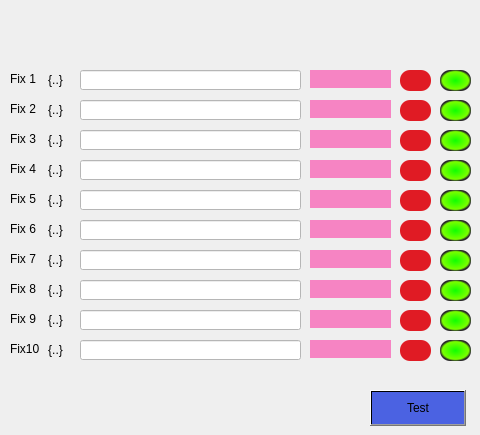
       <widget class="QWidget" name="page_test">
        <widget class="QLabel" name="label">
         <property name="geometry">
          <rect>
           <x>10</x>
           <y>70</y>
           <width>58</width>
           <height>18</height>
          </rect>
         </property>
         <property name="styleSheet">
          <string notr="true">background-color: rgba(255, 222, 222, 0);</string>
         </property>
         <property name="text">
          <string>Fix 1</string>
         </property>
        </widget>
        <widget class="QLineEdit" name="sn1">
         <property name="geometry">
          <rect>
           <x>80</x>
           <y>70</y>
           <width>221</width>
           <height>20</height>
          </rect>
         </property>
         <property name="styleSheet">
          <string notr="true">background-color: rgb(255, 255, 255);</string>
         </property>
        </widget>
        <widget class="QLineEdit" name="sn2">
         <property name="geometry">
          <rect>
           <x>80</x>
           <y>100</y>
           <width>221</width>
           <height>20</height>
          </rect>
         </property>
         <property name="styleSheet">
          <string notr="true">background-color: rgb(255, 255, 255);</string>
         </property>
        </widget>
        <widget class="QLabel" name="label_2">
         <property name="geometry">
          <rect>
           <x>10</x>
           <y>100</y>
           <width>58</width>
           <height>18</height>
          </rect>
         </property>
         <property name="styleSheet">
          <string notr="true">background-color: rgba(255, 222, 222, 0);</string>
         </property>
         <property name="text">
          <string>Fix 2</string>
         </property>
        </widget>
        <widget class="QLineEdit" name="sn3">
         <property name="geometry">
          <rect>
           <x>80</x>
           <y>130</y>
           <width>221</width>
           <height>20</height>
          </rect>
         </property>
         <property name="styleSheet">
          <string notr="true">background-color: rgb(255, 255, 255);</string>
         </property>
        </widget>
        <widget class="QLabel" name="label_3">
         <property name="geometry">
          <rect>
           <x>10</x>
           <y>130</y>
           <width>58</width>
           <height>18</height>
          </rect>
         </property>
         <property name="styleSheet">
          <string notr="true">background-color: rgba(255, 222, 222, 0);</string>
         </property>
         <property name="text">
          <string>Fix 3</string>
         </property>
        </widget>
        <widget class="QLineEdit" name="sn4">
         <property name="geometry">
          <rect>
           <x>80</x>
           <y>160</y>
           <width>221</width>
           <height>20</height>
          </rect>
         </property>
         <property name="styleSheet">
          <string notr="true">background-color: rgb(255, 255, 255);</string>
         </property>
        </widget>
        <widget class="QLabel" name="label_4">
         <property name="geometry">
          <rect>
           <x>10</x>
           <y>160</y>
           <width>58</width>
           <height>18</height>
          </rect>
         </property>
         <property name="styleSheet">
          <string notr="true">background-color: rgba(255, 222, 222, 0);</string>
         </property>
         <property name="text">
          <string>Fix 4</string>
         </property>
        </widget>
        <widget class="QLineEdit" name="sn5">
         <property name="geometry">
          <rect>
           <x>80</x>
           <y>190</y>
           <width>221</width>
           <height>20</height>
          </rect>
         </property>
         <property name="styleSheet">
          <string notr="true">background-color: rgb(255, 255, 255);</string>
         </property>
        </widget>
        <widget class="QLabel" name="label_5">
         <property name="geometry">
          <rect>
           <x>10</x>
           <y>190</y>
           <width>58</width>
           <height>18</height>
          </rect>
         </property>
         <property name="styleSheet">
          <string notr="true">background-color: rgba(255, 222, 222, 0);</string>
         </property>
         <property name="text">
          <string>Fix 5</string>
         </property>
        </widget>
        <widget class="QLineEdit" name="sn6">
         <property name="geometry">
          <rect>
           <x>80</x>
           <y>220</y>
           <width>221</width>
           <height>20</height>
          </rect>
         </property>
         <property name="styleSheet">
          <string notr="true">background-color: rgb(255, 255, 255);</string>
         </property>
        </widget>
        <widget class="QLabel" name="label_6">
         <property name="geometry">
          <rect>
           <x>10</x>
           <y>220</y>
           <width>58</width>
           <height>18</height>
          </rect>
         </property>
         <property name="styleSheet">
          <string notr="true">background-color: rgba(255, 222, 222, 0);</string>
         </property>
         <property name="text">
          <string>Fix 6</string>
         </property>
        </widget>
        <widget class="QLineEdit" name="sn7">
         <property name="geometry">
          <rect>
           <x>80</x>
           <y>250</y>
           <width>221</width>
           <height>20</height>
          </rect>
         </property>
         <property name="styleSheet">
          <string notr="true">background-color: rgb(255, 255, 255);</string>
         </property>
        </widget>
        <widget class="QLabel" name="label_7">
         <property name="geometry">
          <rect>
           <x>10</x>
           <y>250</y>
           <width>58</width>
           <height>18</height>
          </rect>
         </property>
         <property name="styleSheet">
          <string notr="true">background-color: rgba(255, 222, 222, 0);</string>
         </property>
         <property name="text">
          <string>Fix 7</string>
         </property>
        </widget>
        <widget class="QLineEdit" name="sn8">
         <property name="geometry">
          <rect>
           <x>80</x>
           <y>280</y>
           <width>221</width>
           <height>20</height>
          </rect>
         </property>
         <property name="styleSheet">
          <string notr="true">background-color: rgb(255, 255, 255);</string>
         </property>
        </widget>
        <widget class="QLabel" name="label_8">
         <property name="geometry">
          <rect>
           <x>10</x>
           <y>280</y>
           <width>58</width>
           <height>18</height>
          </rect>
         </property>
         <property name="styleSheet">
          <string notr="true">background-color: rgba(255, 222, 222, 0);</string>
         </property>
         <property name="text">
          <string>Fix 8</string>
         </property>
        </widget>
        <widget class="QLineEdit" name="sn9">
         <property name="geometry">
          <rect>
           <x>80</x>
           <y>310</y>
           <width>221</width>
           <height>20</height>
          </rect>
         </property>
         <property name="styleSheet">
          <string notr="true">background-color: rgb(255, 255, 255);</string>
         </property>
        </widget>
        <widget class="QLabel" name="label_9">
         <property name="geometry">
          <rect>
           <x>10</x>
           <y>310</y>
           <width>58</width>
           <height>18</height>
          </rect>
         </property>
         <property name="styleSheet">
          <string notr="true">background-color: rgba(255, 222, 222, 0);</string>
         </property>
         <property name="text">
          <string>Fix 9</string>
         </property>
        </widget>
        <widget class="QLineEdit" name="sn10">
         <property name="geometry">
          <rect>
           <x>80</x>
           <y>340</y>
           <width>221</width>
           <height>20</height>
          </rect>
         </property>
         <property name="styleSheet">
          <string notr="true">background-color: rgb(255, 255, 255);</string>
         </property>
        </widget>
        <widget class="QLabel" name="label_10">
         <property name="geometry">
          <rect>
           <x>10</x>
           <y>340</y>
           <width>58</width>
           <height>18</height>
          </rect>
         </property>
         <property name="styleSheet">
          <string notr="true">background-color: rgba(255, 222, 222, 0);</string>
         </property>
         <property name="text">
          <string>Fix10</string>
         </property>
        </widget>
        <widget class="QPushButton" name="lg_bt">
         <property name="geometry">
          <rect>
           <x>370</x>
           <y>390</y>
           <width>96</width>
           <height>36</height>
          </rect>
         </property>
         <property name="styleSheet">
          <string notr="true">QPushButton{
background-color: qlineargradient(spread:pad, x1:0, y1:0, x2:1, y2:1, stop:1 rgba(75, 98, 226, 255));
}
QPushButton:hover{
	background-color: qconicalgradient(cx:0.5, cy:0.5, angle:0, stop:0 rgba(255, 0, 0, 255), stop:0.166 rgba(255, 255, 0, 255), stop:0.333 rgba(0, 255, 0, 255), stop:0.5 rgba(0, 255, 255, 255), stop:0.666 rgba(0, 0, 255, 255), stop:0.833 rgba(255, 0, 255, 255), stop:1 rgba(255, 0, 0, 255));
}</string>
         </property>
         <property name="text">
          <string>Test</string>
         </property>
        </widget>
        <widget class="QPushButton" name="pushButton">
         <property name="geometry">
          <rect>
           <x>40</x>
           <y>70</y>
           <width>31</width>
           <height>20</height>
          </rect>
         </property>
         <property name="styleSheet">
          <string notr="true">QPushButton{
	background-color: rgba(255, 222, 222, 0);
border-radius:10px;
}
QPushButton:hover{
	background-color: rgba(255, 0, 140, 114);
border-radius:10px;
}</string>
         </property>
         <property name="text">
          <string>{..}</string>
         </property>
        </widget>
        <widget class="QPushButton" name="pushButton_2">
         <property name="geometry">
          <rect>
           <x>40</x>
           <y>100</y>
           <width>31</width>
           <height>20</height>
          </rect>
         </property>
         <property name="styleSheet">
          <string notr="true">QPushButton{
	background-color: rgba(255, 222, 222, 0);
border-radius:10px;
}
QPushButton:hover{
	background-color: rgba(255, 0, 140, 114);
border-radius:10px;
}</string>
         </property>
         <property name="text">
          <string>{..}</string>
         </property>
        </widget>
        <widget class="QPushButton" name="pushButton_3">
         <property name="geometry">
          <rect>
           <x>40</x>
           <y>130</y>
           <width>31</width>
           <height>20</height>
          </rect>
         </property>
         <property name="styleSheet">
          <string notr="true">QPushButton{
	background-color: rgba(255, 222, 222, 0);
border-radius:10px;
}
QPushButton:hover{
	background-color: rgba(255, 0, 140, 114);
border-radius:10px;
}</string>
         </property>
         <property name="text">
          <string>{..}</string>
         </property>
        </widget>
        <widget class="QPushButton" name="pushButton_4">
         <property name="geometry">
          <rect>
           <x>40</x>
           <y>160</y>
           <width>31</width>
           <height>20</height>
          </rect>
         </property>
         <property name="styleSheet">
          <string notr="true">QPushButton{
	background-color: rgba(255, 222, 222, 0);
border-radius:10px;
}
QPushButton:hover{
	background-color: rgba(255, 0, 140, 114);
border-radius:10px;
}</string>
         </property>
         <property name="text">
          <string>{..}</string>
         </property>
        </widget>
        <widget class="QPushButton" name="pushButton_5">
         <property name="geometry">
          <rect>
           <x>40</x>
           <y>190</y>
           <width>31</width>
           <height>20</height>
          </rect>
         </property>
         <property name="styleSheet">
          <string notr="true">QPushButton{
	background-color: rgba(255, 222, 222, 0);
border-radius:10px;
}
QPushButton:hover{
	background-color: rgba(255, 0, 140, 114);
border-radius:10px;
}</string>
         </property>
         <property name="text">
          <string>{..}</string>
         </property>
        </widget>
        <widget class="QPushButton" name="pushButton_6">
         <property name="geometry">
          <rect>
           <x>40</x>
           <y>220</y>
           <width>31</width>
           <height>20</height>
          </rect>
         </property>
         <property name="styleSheet">
          <string notr="true">QPushButton{
	background-color: rgba(255, 222, 222, 0);
border-radius:10px;
}
QPushButton:hover{
	background-color: rgba(255, 0, 140, 114);
border-radius:10px;
}</string>
         </property>
         <property name="text">
          <string>{..}</string>
         </property>
        </widget>
        <widget class="QPushButton" name="pushButton_7">
         <property name="geometry">
          <rect>
           <x>40</x>
           <y>250</y>
           <width>31</width>
           <height>20</height>
          </rect>
         </property>
         <property name="styleSheet">
          <string notr="true">QPushButton{
	background-color: rgba(255, 222, 222, 0);
border-radius:10px;
}
QPushButton:hover{
	background-color: rgba(255, 0, 140, 114);
border-radius:10px;
}</string>
         </property>
         <property name="text">
          <string>{..}</string>
         </property>
        </widget>
        <widget class="QPushButton" name="pushButton_8">
         <property name="geometry">
          <rect>
           <x>40</x>
           <y>280</y>
           <width>31</width>
           <height>20</height>
          </rect>
         </property>
         <property name="styleSheet">
          <string notr="true">QPushButton{
	background-color: rgba(255, 222, 222, 0);
border-radius:10px;
}
QPushButton:hover{
	background-color: rgba(255, 0, 140, 114);
border-radius:10px;
}</string>
         </property>
         <property name="text">
          <string>{..}</string>
         </property>
        </widget>
        <widget class="QPushButton" name="pushButton_9">
         <property name="geometry">
          <rect>
           <x>40</x>
           <y>310</y>
           <width>31</width>
           <height>20</height>
          </rect>
         </property>
         <property name="styleSheet">
          <string notr="true">QPushButton{
	background-color: rgba(255, 222, 222, 0);
border-radius:10px;
}
QPushButton:hover{
	background-color: rgba(255, 0, 140, 114);
border-radius:10px;
}</string>
         </property>
         <property name="text">
          <string>{..}</string>
         </property>
        </widget>
        <widget class="QPushButton" name="pushButton_10">
         <property name="geometry">
          <rect>
           <x>40</x>
           <y>340</y>
           <width>31</width>
           <height>20</height>
          </rect>
         </property>
         <property name="styleSheet">
          <string notr="true">QPushButton{
	background-color: rgba(255, 222, 222, 0);
border-radius:10px;
}
QPushButton:hover{
	background-color: rgba(255, 0, 140, 114);
border-radius:10px;
}</string>
         </property>
         <property name="text">
          <string>{..}</string>
         </property>
        </widget>
        <widget class="QLabel" name="status">
         <property name="geometry">
          <rect>
           <x>310</x>
           <y>70</y>
           <width>81</width>
           <height>18</height>
          </rect>
         </property>
         <property name="styleSheet">
          <string notr="true">background-color: rgba(255, 0, 140, 114);</string>
         </property>
         <property name="text">
          <string/>
         </property>
        </widget>
        <widget class="QLabel" name="status_2">
         <property name="geometry">
          <rect>
           <x>310</x>
           <y>100</y>
           <width>81</width>
           <height>18</height>
          </rect>
         </property>
         <property name="styleSheet">
          <string notr="true">background-color: rgba(255, 0, 140, 114);</string>
         </property>
         <property name="text">
          <string/>
         </property>
        </widget>
        <widget class="QLabel" name="status_3">
         <property name="geometry">
          <rect>
           <x>310</x>
           <y>130</y>
           <width>81</width>
           <height>18</height>
          </rect>
         </property>
         <property name="styleSheet">
          <string notr="true">background-color: rgba(255, 0, 140, 114);</string>
         </property>
         <property name="text">
          <string/>
         </property>
        </widget>
        <widget class="QLabel" name="status_4">
         <property name="geometry">
          <rect>
           <x>310</x>
           <y>160</y>
           <width>81</width>
           <height>18</height>
          </rect>
         </property>
         <property name="styleSheet">
          <string notr="true">background-color: rgba(255, 0, 140, 114);</string>
         </property>
         <property name="text">
          <string/>
         </property>
        </widget>
        <widget class="QLabel" name="status_5">
         <property name="geometry">
          <rect>
           <x>310</x>
           <y>190</y>
           <width>81</width>
           <height>18</height>
          </rect>
         </property>
         <property name="styleSheet">
          <string notr="true">background-color: rgba(255, 0, 140, 114);</string>
         </property>
         <property name="text">
          <string/>
         </property>
        </widget>
        <widget class="QLabel" name="status_6">
         <property name="geometry">
          <rect>
           <x>310</x>
           <y>220</y>
           <width>81</width>
           <height>18</height>
          </rect>
         </property>
         <property name="styleSheet">
          <string notr="true">background-color: rgba(255, 0, 140, 114);</string>
         </property>
         <property name="text">
          <string/>
         </property>
        </widget>
        <widget class="QLabel" name="status_7">
         <property name="geometry">
          <rect>
           <x>310</x>
           <y>250</y>
           <width>81</width>
           <height>18</height>
          </rect>
         </property>
         <property name="styleSheet">
          <string notr="true">background-color: rgba(255, 0, 140, 114);</string>
         </property>
         <property name="text">
          <string/>
         </property>
        </widget>
        <widget class="QLabel" name="status_8">
         <property name="geometry">
          <rect>
           <x>310</x>
           <y>280</y>
           <width>81</width>
           <height>18</height>
          </rect>
         </property>
         <property name="styleSheet">
          <string notr="true">background-color: rgba(255, 0, 140, 114);</string>
         </property>
         <property name="text">
          <string/>
         </property>
        </widget>
        <widget class="QLabel" name="status_9">
         <property name="geometry">
          <rect>
           <x>310</x>
           <y>310</y>
           <width>81</width>
           <height>18</height>
          </rect>
         </property>
         <property name="styleSheet">
          <string notr="true">background-color: rgba(255, 0, 140, 114);</string>
         </property>
         <property name="text">
          <string/>
         </property>
        </widget>
        <widget class="QLabel" name="status_10">
         <property name="geometry">
          <rect>
           <x>310</x>
           <y>340</y>
           <width>81</width>
           <height>18</height>
          </rect>
         </property>
         <property name="styleSheet">
          <string notr="true">background-color: rgba(255, 0, 140, 114);</string>
         </property>
         <property name="text">
          <string/>
         </property>
        </widget>
        <widget class="QPushButton" name="bt_res">
         <property name="geometry">
          <rect>
           <x>440</x>
           <y>70</y>
           <width>31</width>
           <height>21</height>
          </rect>
         </property>
         <property name="styleSheet">
          <string notr="true">QPushButton{
 
	background-color: qradialgradient(spread:pad, cx:0.5, cy:0.5, radius:0.5, fx:0.5, fy:0.5, stop:0 rgba(17, 255, 0, 255), stop:0.83945 rgba(121, 255, 0, 255), stop:1 rgba(42, 42, 42, 255));
border-radius:10px;
}
QPushButton:hover{
	background-color: qradialgradient(spread:pad, cx:0.5, cy:0.5, radius:0.5, fx:0.5, fy:0.5, stop:0 rgba(11, 157, 0, 255), stop:0.83945 rgba(121, 255, 0, 255), stop:1 rgba(42, 42, 42, 255));
border-radius:10px;
}
</string>
         </property>
         <property name="text">
          <string/>
         </property>
        </widget>
        <widget class="QPushButton" name="bt_nres">
         <property name="geometry">
          <rect>
           <x>400</x>
           <y>70</y>
           <width>31</width>
           <height>21</height>
          </rect>
         </property>
         <property name="styleSheet">
          <string notr="true">QPushButton{
 
	background-color: rgb(224, 27, 36);
border-radius:10px;
}
QPushButton:hover{
	background-color: rgb(165, 29, 45);
border-radius:10px;
}
</string>
         </property>
         <property name="text">
          <string/>
         </property>
        </widget>
        <widget class="QPushButton" name="bt_nres_2">
         <property name="geometry">
          <rect>
           <x>400</x>
           <y>100</y>
           <width>31</width>
           <height>21</height>
          </rect>
         </property>
         <property name="styleSheet">
          <string notr="true">QPushButton{
 
	background-color: rgb(224, 27, 36);
border-radius:10px;
}
QPushButton:hover{
	background-color: rgb(165, 29, 45);
border-radius:10px;
}
</string>
         </property>
         <property name="text">
          <string/>
         </property>
        </widget>
        <widget class="QPushButton" name="bt_res_2">
         <property name="geometry">
          <rect>
           <x>440</x>
           <y>100</y>
           <width>31</width>
           <height>21</height>
          </rect>
         </property>
         <property name="styleSheet">
          <string notr="true">QPushButton{
 
	background-color: qradialgradient(spread:pad, cx:0.5, cy:0.5, radius:0.5, fx:0.5, fy:0.5, stop:0 rgba(17, 255, 0, 255), stop:0.83945 rgba(121, 255, 0, 255), stop:1 rgba(42, 42, 42, 255));
border-radius:10px;
}
QPushButton:hover{
	background-color: qradialgradient(spread:pad, cx:0.5, cy:0.5, radius:0.5, fx:0.5, fy:0.5, stop:0 rgba(11, 157, 0, 255), stop:0.83945 rgba(121, 255, 0, 255), stop:1 rgba(42, 42, 42, 255));
border-radius:10px;
}
</string>
         </property>
         <property name="text">
          <string/>
         </property>
        </widget>
        <widget class="QPushButton" name="bt_res_3">
         <property name="geometry">
          <rect>
           <x>440</x>
           <y>130</y>
           <width>31</width>
           <height>21</height>
          </rect>
         </property>
         <property name="styleSheet">
          <string notr="true">QPushButton{
 
	background-color: qradialgradient(spread:pad, cx:0.5, cy:0.5, radius:0.5, fx:0.5, fy:0.5, stop:0 rgba(17, 255, 0, 255), stop:0.83945 rgba(121, 255, 0, 255), stop:1 rgba(42, 42, 42, 255));
border-radius:10px;
}
QPushButton:hover{
	background-color: qradialgradient(spread:pad, cx:0.5, cy:0.5, radius:0.5, fx:0.5, fy:0.5, stop:0 rgba(11, 157, 0, 255), stop:0.83945 rgba(121, 255, 0, 255), stop:1 rgba(42, 42, 42, 255));
border-radius:10px;
}
</string>
         </property>
         <property name="text">
          <string/>
         </property>
        </widget>
        <widget class="QPushButton" name="bt_res_4">
         <property name="geometry">
          <rect>
           <x>440</x>
           <y>160</y>
           <width>31</width>
           <height>21</height>
          </rect>
         </property>
         <property name="styleSheet">
          <string notr="true">QPushButton{
 
	background-color: qradialgradient(spread:pad, cx:0.5, cy:0.5, radius:0.5, fx:0.5, fy:0.5, stop:0 rgba(17, 255, 0, 255), stop:0.83945 rgba(121, 255, 0, 255), stop:1 rgba(42, 42, 42, 255));
border-radius:10px;
}
QPushButton:hover{
	background-color: qradialgradient(spread:pad, cx:0.5, cy:0.5, radius:0.5, fx:0.5, fy:0.5, stop:0 rgba(11, 157, 0, 255), stop:0.83945 rgba(121, 255, 0, 255), stop:1 rgba(42, 42, 42, 255));
border-radius:10px;
}
</string>
         </property>
         <property name="text">
          <string/>
         </property>
        </widget>
        <widget class="QPushButton" name="bt_res_5">
         <property name="geometry">
          <rect>
           <x>440</x>
           <y>190</y>
           <width>31</width>
           <height>21</height>
          </rect>
         </property>
         <property name="styleSheet">
          <string notr="true">QPushButton{
 
	background-color: qradialgradient(spread:pad, cx:0.5, cy:0.5, radius:0.5, fx:0.5, fy:0.5, stop:0 rgba(17, 255, 0, 255), stop:0.83945 rgba(121, 255, 0, 255), stop:1 rgba(42, 42, 42, 255));
border-radius:10px;
}
QPushButton:hover{
	background-color: qradialgradient(spread:pad, cx:0.5, cy:0.5, radius:0.5, fx:0.5, fy:0.5, stop:0 rgba(11, 157, 0, 255), stop:0.83945 rgba(121, 255, 0, 255), stop:1 rgba(42, 42, 42, 255));
border-radius:10px;
}
</string>
         </property>
         <property name="text">
          <string/>
         </property>
        </widget>
        <widget class="QPushButton" name="bt_res_6">
         <property name="geometry">
          <rect>
           <x>440</x>
           <y>220</y>
           <width>31</width>
           <height>21</height>
          </rect>
         </property>
         <property name="styleSheet">
          <string notr="true">QPushButton{
 
	background-color: qradialgradient(spread:pad, cx:0.5, cy:0.5, radius:0.5, fx:0.5, fy:0.5, stop:0 rgba(17, 255, 0, 255), stop:0.83945 rgba(121, 255, 0, 255), stop:1 rgba(42, 42, 42, 255));
border-radius:10px;
}
QPushButton:hover{
	background-color: qradialgradient(spread:pad, cx:0.5, cy:0.5, radius:0.5, fx:0.5, fy:0.5, stop:0 rgba(11, 157, 0, 255), stop:0.83945 rgba(121, 255, 0, 255), stop:1 rgba(42, 42, 42, 255));
border-radius:10px;
}
</string>
         </property>
         <property name="text">
          <string/>
         </property>
        </widget>
        <widget class="QPushButton" name="bt_res_7">
         <property name="geometry">
          <rect>
           <x>440</x>
           <y>250</y>
           <width>31</width>
           <height>21</height>
          </rect>
         </property>
         <property name="styleSheet">
          <string notr="true">QPushButton{
 
	background-color: qradialgradient(spread:pad, cx:0.5, cy:0.5, radius:0.5, fx:0.5, fy:0.5, stop:0 rgba(17, 255, 0, 255), stop:0.83945 rgba(121, 255, 0, 255), stop:1 rgba(42, 42, 42, 255));
border-radius:10px;
}
QPushButton:hover{
	background-color: qradialgradient(spread:pad, cx:0.5, cy:0.5, radius:0.5, fx:0.5, fy:0.5, stop:0 rgba(11, 157, 0, 255), stop:0.83945 rgba(121, 255, 0, 255), stop:1 rgba(42, 42, 42, 255));
border-radius:10px;
}
</string>
         </property>
         <property name="text">
          <string/>
         </property>
        </widget>
        <widget class="QPushButton" name="bt_res_8">
         <property name="geometry">
          <rect>
           <x>440</x>
           <y>280</y>
           <width>31</width>
           <height>21</height>
          </rect>
         </property>
         <property name="styleSheet">
          <string notr="true">QPushButton{
 
	background-color: qradialgradient(spread:pad, cx:0.5, cy:0.5, radius:0.5, fx:0.5, fy:0.5, stop:0 rgba(17, 255, 0, 255), stop:0.83945 rgba(121, 255, 0, 255), stop:1 rgba(42, 42, 42, 255));
border-radius:10px;
}
QPushButton:hover{
	background-color: qradialgradient(spread:pad, cx:0.5, cy:0.5, radius:0.5, fx:0.5, fy:0.5, stop:0 rgba(11, 157, 0, 255), stop:0.83945 rgba(121, 255, 0, 255), stop:1 rgba(42, 42, 42, 255));
border-radius:10px;
}
</string>
         </property>
         <property name="text">
          <string/>
         </property>
        </widget>
        <widget class="QPushButton" name="bt_res_9">
         <property name="geometry">
          <rect>
           <x>440</x>
           <y>310</y>
           <width>31</width>
           <height>21</height>
          </rect>
         </property>
         <property name="styleSheet">
          <string notr="true">QPushButton{
 
	background-color: qradialgradient(spread:pad, cx:0.5, cy:0.5, radius:0.5, fx:0.5, fy:0.5, stop:0 rgba(17, 255, 0, 255), stop:0.83945 rgba(121, 255, 0, 255), stop:1 rgba(42, 42, 42, 255));
border-radius:10px;
}
QPushButton:hover{
	background-color: qradialgradient(spread:pad, cx:0.5, cy:0.5, radius:0.5, fx:0.5, fy:0.5, stop:0 rgba(11, 157, 0, 255), stop:0.83945 rgba(121, 255, 0, 255), stop:1 rgba(42, 42, 42, 255));
border-radius:10px;
}
</string>
         </property>
         <property name="text">
          <string/>
         </property>
        </widget>
        <widget class="QPushButton" name="bt_res_10">
         <property name="geometry">
          <rect>
           <x>440</x>
           <y>340</y>
           <width>31</width>
           <height>21</height>
          </rect>
         </property>
         <property name="styleSheet">
          <string notr="true">QPushButton{
 
	background-color: qradialgradient(spread:pad, cx:0.5, cy:0.5, radius:0.5, fx:0.5, fy:0.5, stop:0 rgba(17, 255, 0, 255), stop:0.83945 rgba(121, 255, 0, 255), stop:1 rgba(42, 42, 42, 255));
border-radius:10px;
}
QPushButton:hover{
	background-color: qradialgradient(spread:pad, cx:0.5, cy:0.5, radius:0.5, fx:0.5, fy:0.5, stop:0 rgba(11, 157, 0, 255), stop:0.83945 rgba(121, 255, 0, 255), stop:1 rgba(42, 42, 42, 255));
border-radius:10px;
}
</string>
         </property>
         <property name="text">
          <string/>
         </property>
        </widget>
        <widget class="QPushButton" name="bt_nres_3">
         <property name="geometry">
          <rect>
           <x>400</x>
           <y>130</y>
           <width>31</width>
           <height>21</height>
          </rect>
         </property>
         <property name="styleSheet">
          <string notr="true">QPushButton{
 
	background-color: rgb(224, 27, 36);
border-radius:10px;
}
QPushButton:hover{
	background-color: rgb(165, 29, 45);
border-radius:10px;
}
</string>
         </property>
         <property name="text">
          <string/>
         </property>
        </widget>
        <widget class="QPushButton" name="bt_nres_4">
         <property name="geometry">
          <rect>
           <x>400</x>
           <y>160</y>
           <width>31</width>
           <height>21</height>
          </rect>
         </property>
         <property name="styleSheet">
          <string notr="true">QPushButton{
 
	background-color: rgb(224, 27, 36);
border-radius:10px;
}
QPushButton:hover{
	background-color: rgb(165, 29, 45);
border-radius:10px;
}
</string>
         </property>
         <property name="text">
          <string/>
         </property>
        </widget>
        <widget class="QPushButton" name="bt_nres_5">
         <property name="geometry">
          <rect>
           <x>400</x>
           <y>190</y>
           <width>31</width>
           <height>21</height>
          </rect>
         </property>
         <property name="styleSheet">
          <string notr="true">QPushButton{
 
	background-color: rgb(224, 27, 36);
border-radius:10px;
}
QPushButton:hover{
	background-color: rgb(165, 29, 45);
border-radius:10px;
}
</string>
         </property>
         <property name="text">
          <string/>
         </property>
        </widget>
        <widget class="QPushButton" name="bt_nres_6">
         <property name="geometry">
          <rect>
           <x>400</x>
           <y>220</y>
           <width>31</width>
           <height>21</height>
          </rect>
         </property>
         <property name="styleSheet">
          <string notr="true">QPushButton{
 
	background-color: rgb(224, 27, 36);
border-radius:10px;
}
QPushButton:hover{
	background-color: rgb(165, 29, 45);
border-radius:10px;
}
</string>
         </property>
         <property name="text">
          <string/>
         </property>
        </widget>
        <widget class="QPushButton" name="bt_nres_7">
         <property name="geometry">
          <rect>
           <x>400</x>
           <y>250</y>
           <width>31</width>
           <height>21</height>
          </rect>
         </property>
         <property name="styleSheet">
          <string notr="true">QPushButton{
 
	background-color: rgb(224, 27, 36);
border-radius:10px;
}
QPushButton:hover{
	background-color: rgb(165, 29, 45);
border-radius:10px;
}
</string>
         </property>
         <property name="text">
          <string/>
         </property>
        </widget>
        <widget class="QPushButton" name="bt_nres_8">
         <property name="geometry">
          <rect>
           <x>400</x>
           <y>280</y>
           <width>31</width>
           <height>21</height>
          </rect>
         </property>
         <property name="styleSheet">
          <string notr="true">QPushButton{
 
	background-color: rgb(224, 27, 36);
border-radius:10px;
}
QPushButton:hover{
	background-color: rgb(165, 29, 45);
border-radius:10px;
}
</string>
         </property>
         <property name="text">
          <string/>
         </property>
        </widget>
        <widget class="QPushButton" name="bt_nres_9">
         <property name="geometry">
          <rect>
           <x>400</x>
           <y>310</y>
           <width>31</width>
           <height>21</height>
          </rect>
         </property>
         <property name="styleSheet">
          <string notr="true">QPushButton{
 
	background-color: rgb(224, 27, 36);
border-radius:10px;
}
QPushButton:hover{
	background-color: rgb(165, 29, 45);
border-radius:10px;
}
</string>
         </property>
         <property name="text">
          <string/>
         </property>
        </widget>
        <widget class="QPushButton" name="bt_nres_10">
         <property name="geometry">
          <rect>
           <x>400</x>
           <y>340</y>
           <width>31</width>
           <height>21</height>
          </rect>
         </property>
         <property name="styleSheet">
          <string notr="true">QPushButton{
 
	background-color: rgb(224, 27, 36);
border-radius:10px;
}
QPushButton:hover{
	background-color: rgb(165, 29, 45);
border-radius:10px;
}
</string>
         </property>
         <property name="text">
          <string/>
         </property>
        </widget>
       </widget>
